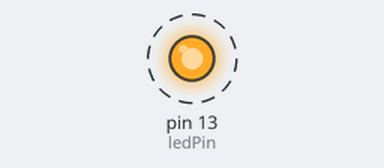
The sketch below on a simulated Arduino Uno, built with avr-gcc and run on an emulated ATmega328P. Parts: output pins drawn as LEDs (lit = HIGH). Dashed ring = blinking. What the sketch prints to the serial monitor is not drawn.

Above: at 0.5 s.
Timing chart, 0 to 3.5 s (numbered marks = the images above):
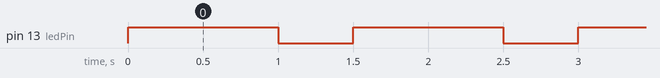

The sketch:

sketch.ino
```cpp
int ledPin = 13;

void setup(){
pinMode(ledPin, OUTPUT);
Serial.begin(115200);
Serial.println("Starting");
}

void loop(){
digitalWrite(ledPin, HIGH);
delay(1000);
digitalWrite(ledPin, LOW);
delay(500);
Serial.println("Running");
}
```

Measured:
- by itself, pin 13 (ledPin): alternates HIGH for 1.0 s and LOW for 0.50 s
